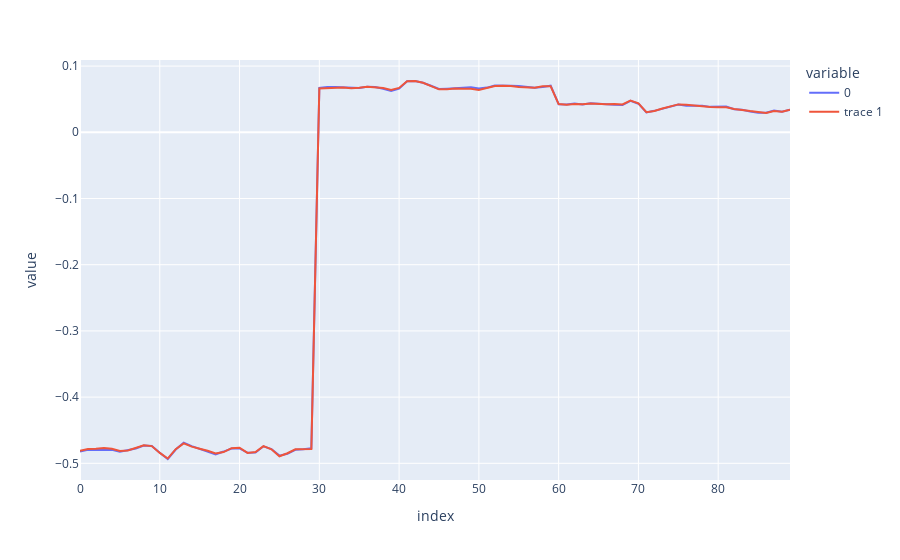

The notebook cell this image was saved under:
### Code cell
Xh = model(X_test)
Xh = Xh.detach().numpy()
i = np.random.randint(Xh.shape[0])
fig = px.line(Xh[i])
fig.add_trace(go.Scatter(y=X_test[i], mode="lines"))
fig.show()
